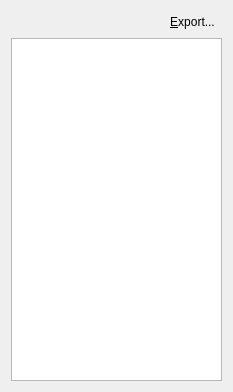
<ui version="4.0" >
 <class>Form</class>
 <widget class="QWidget" name="Form" >
  <property name="geometry" >
   <rect>
    <x>0</x>
    <y>0</y>
    <width>233</width>
    <height>392</height>
   </rect>
  </property>
  <property name="windowTitle" >
   <string>Form</string>
  </property>
  <layout class="QVBoxLayout" name="verticalLayout" >
   <item>
    <layout class="QHBoxLayout" name="horizontalLayout" >
     <item>
      <spacer name="horizontalSpacer" >
       <property name="orientation" >
        <enum>Qt::Horizontal</enum>
       </property>
       <property name="sizeHint" stdset="0" >
        <size>
         <width>40</width>
         <height>20</height>
        </size>
       </property>
      </spacer>
     </item>
     <item>
      <widget class="QToolButton" name="exportHistoryButton" >
       <property name="text" >
        <string>&amp;Export...</string>
       </property>
       <property name="popupMode" >
        <enum>QToolButton::InstantPopup</enum>
       </property>
       <property name="toolButtonStyle" >
        <enum>Qt::ToolButtonTextBesideIcon</enum>
       </property>
       <property name="autoRaise" >
        <bool>true</bool>
       </property>
       <property name="arrowType" >
        <enum>Qt::NoArrow</enum>
       </property>
      </widget>
     </item>
    </layout>
   </item>
   <item>
    <widget class="QListView" name="vocabularyListView" >
     <property name="alternatingRowColors" >
      <bool>true</bool>
     </property>
     <property name="selectionMode" >
      <enum>QAbstractItemView::ExtendedSelection</enum>
     </property>
     <property name="wordWrap" >
      <bool>true</bool>
     </property>
    </widget>
   </item>
  </layout>
 </widget>
 <resources/>
 <connections/>
</ui>
